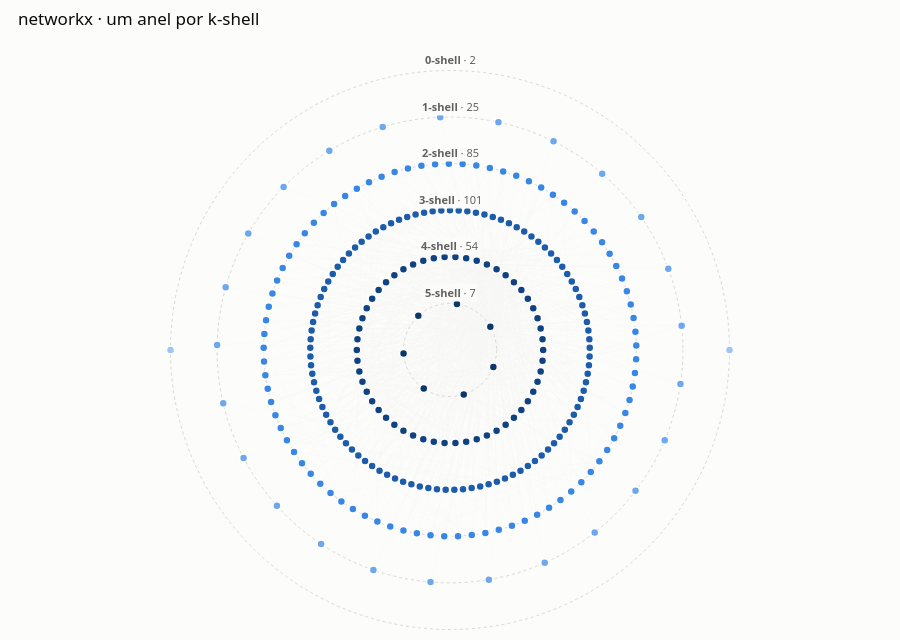

Notebook cell for this chart:
### Markdown cell above
### A partição inteira, desenhada

Uma última figura, porque ela deixa explícito o que a tabela de barras já dizia: as k-shells **particionam** o pacote. Aqui a posição de cada módulo não vem das arestas cada um é colocado no **anel da sua camada**, do núcleo para fora.

### Code cell
shells = [s for s in ([v for v in G if core[v] == k] for k in range(d, -1, -1)) if s]
POS_ANEL = nx.shell_layout(G, nlist=shells)

cor_shell = {k: AZUIS[max(0, min(len(AZUIS) - 1, 1 + int(round(k / max(d, 1) * (len(AZUIS) - 2)))))]
             for k in range(0, d + 1)}

fig = figura_rede([traco_arestas(G, POS_ANEL, largura=0.35, opacidade=0.18),
                   traco_nos(G, POS_ANEL, [cor_shell[core[n]] for n in nos], 8, hover_G, rotulos=False)],
                  f"{pacote} · um anel por k-shell", altura=640)

for s in shells:
    k = core[s[0]]
    rr = float(np.mean([math.hypot(*POS_ANEL[v]) for v in s]))
    fig.add_shape(type="circle", x0=-rr, y0=-rr, x1=rr, y1=rr, layer="below",
                  line=dict(color=CINZA_ARESTA, width=1, dash="dot"))
    fig.add_annotation(x=0, y=rr, text=f"<b>{k}-shell</b> · {len(s)}", showarrow=False, yshift=11,
                       font=dict(size=11, color=CINZA_TEXTO), bgcolor=SUPERFICIE, opacity=0.9)
fig.show()

### Figure 1 — Plotly figure (JSON) as saved in the notebook; plotly's stock layout.template omitted (floating-point values rounded to 4 significant figures; data arrays with more than 128 entries replaced by an {"elided": "..."} marker saying what was removed)
{"data": [{"hoverinfo": "skip", "line": {"color": "#d9d8d2", "width": 0.35}, "mode": "lines", "opacity": 0.18, "showlegend": false, "type": "scatter", "x": {"elided": "2043 float values"}, "y": {"elided": "2043 float values"}}, {"hoverinfo": "text", "hovertext": {"elided": "274 str values"}, "marker": {"color": {"elided": "274 str values"}, "line": {"color": "#ffffff", "width": 1.5}, "size": 8}, "mode": "markers", "showlegend": false, "textfont": {"color": {"elided": "274 str values"}, "size": 11}, "textposition": "middle center", "type": "scatter", "x": {"elided": "274 float values"}, "y": {"elided": "274 float values"}}], "layout": {"annotations": [{"bgcolor": "#fcfcfb", "font": {"color": "#52514e", "size": 11}, "opacity": 0.9, "showarrow": false, "text": "<b>5-shell</b> · 7", "x": 0, "y": 0.1667, "yshift": 11}, {"bgcolor": "#fcfcfb", "font": {"color": "#52514e", "size": 11}, "opacity": 0.9, "showarrow": false, "text": "<b>4-shell</b> · 54", "x": 0, "y": 0.3333, "yshift": 11}, {"bgcolor": "#fcfcfb", "font": {"color": "#52514e", "size": 11}, "opacity": 0.9, "showarrow": false, "text": "<b>3-shell</b> · 101", "x": 0, "y": 0.5, "yshift": 11}, {"bgcolor": "#fcfcfb", "font": {"color": "#52514e", "size": 11}, "opacity": 0.9, "showarrow": false, "text": "<b>2-shell</b> · 85", "x": 0, "y": 0.6667, "yshift": 11}, {"bgcolor": "#fcfcfb", "font": {"color": "#52514e", "size": 11}, "opacity": 0.9, "showarrow": false, "text": "<b>1-shell</b> · 25", "x": 0, "y": 0.8333, "yshift": 11}, {"bgcolor": "#fcfcfb", "font": {"color": "#52514e", "size": 11}, "opacity": 0.9, "showarrow": false, "text": "<b>0-shell</b> · 2", "x": 0, "y": 1.0, "yshift": 11}], "font": {"color": "#52514e", "family": "system-ui, sans-serif", "size": 13}, "height": 640, "hovermode": "closest", "margin": {"b": 10, "l": 10, "r": 10, "t": 50}, "paper_bgcolor": "#fcfcfb", "plot_bgcolor": "#fcfcfb", "shapes": [{"layer": "below", "line": {"color": "#d9d8d2", "dash": "dot", "width": 1}, "type": "circle", "x0": -0.1667, "x1": 0.1667, "y0": -0.1667, "y1": 0.1667}, {"layer": "below", "line": {"color": "#d9d8d2", "dash": "dot", "width": 1}, "type": "circle", "x0": -0.3333, "x1": 0.3333, "y0": -0.3333, "y1": 0.3333}, {"layer": "below", "line": {"color": "#d9d8d2", "dash": "dot", "width": 1}, "type": "circle", "x0": -0.5, "x1": 0.5, "y0": -0.5, "y1": 0.5}, {"layer": "below", "line": {"color": "#d9d8d2", "dash": "dot", "width": 1}, "type": "circle", "x0": -0.6667, "x1": 0.6667, "y0": -0.6667, "y1": 0.6667}, {"layer": "below", "line": {"color": "#d9d8d2", "dash": "dot", "width": 1}, "type": "circle", "x0": -0.8333, "x1": 0.8333, "y0": -0.8333, "y1": 0.8333}, {"layer": "below", "line": {"color": "#d9d8d2", "dash": "dot", "width": 1}, "type": "circle", "x0": -1.0, "x1": 1.0, "y0": -1.0, "y1": 1.0}], "title": {"font": {"color": "#0b0b0b", "size": 17}, "text": "networkx · um anel por k-shell", "x": 0.02}, "xaxis": {"visible": false}, "yaxis": {"scaleanchor": "x", "scaleratio": 1, "visible": false}}}
